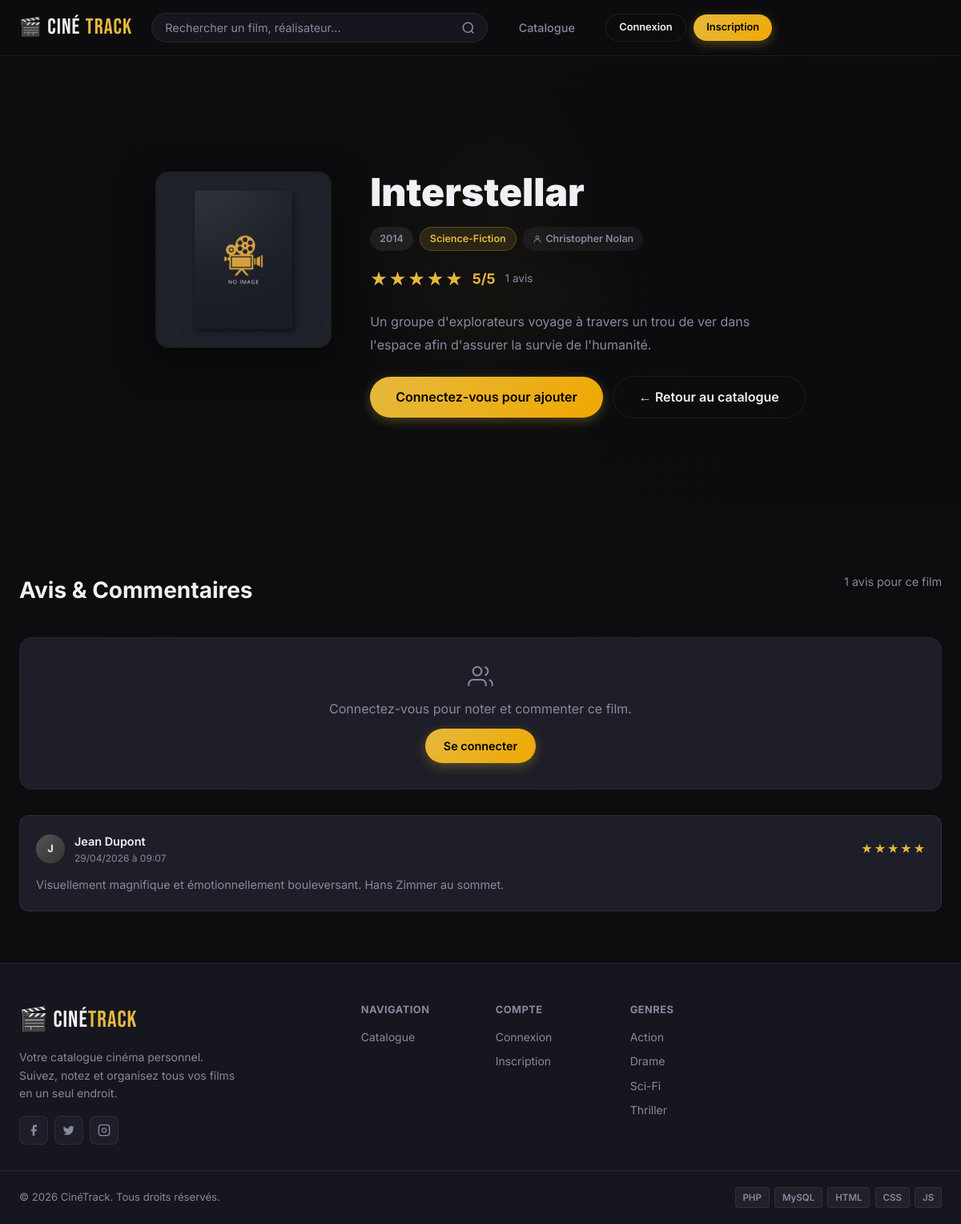
Page /controllers/FilmController.php?action=detail&id=2 on the committed database.
### tables this page shows
CREATE TABLE IF NOT EXISTS films (
    id INT AUTO_INCREMENT PRIMARY KEY,
    titre VARCHAR(255) NOT NULL,
    genre VARCHAR(100) NOT NULL,
    synopsis TEXT,
    realisateur VARCHAR(150),
    annee INT,
    image VARCHAR(255) DEFAULT 'default.jpg',
    created_at TIMESTAMP DEFAULT CURRENT_TIMESTAMP
);

CREATE TABLE IF NOT EXISTS avis (
    id INT AUTO_INCREMENT PRIMARY KEY,
    utilisateur_id INT NOT NULL,
    film_id INT NOT NULL,
    note TINYINT NOT NULL CHECK (note BETWEEN 1 AND 5),
    commentaire TEXT,
    date_avis TIMESTAMP DEFAULT CURRENT_TIMESTAMP,
    FOREIGN KEY (utilisateur_id) REFERENCES utilisateurs(id) ON DELETE CASCADE,
    FOREIGN KEY (film_id) REFERENCES films(id) ON DELETE CASCADE,
    UNIQUE KEY unique_avis (utilisateur_id, film_id)
);

CREATE TABLE IF NOT EXISTS utilisateurs (
    id INT AUTO_INCREMENT PRIMARY KEY,
    nom VARCHAR(100) NOT NULL,
    email VARCHAR(150) NOT NULL UNIQUE,
    mot_de_passe VARCHAR(255) NOT NULL,
    role ENUM('user', 'admin') DEFAULT 'user',
    created_at TIMESTAMP DEFAULT CURRENT_TIMESTAMP
);

### config/database.php (called while the page is built, shortened)
<?php
class Database {
    private static ?PDO $instance = null;
    public static function getConnection(): PDO {
        if (self::$instance === null) {
            $dsn = "mysql:host=" . DB_HOST . ";dbname=" . DB_NAME . ";charset=" . DB_CHARSET;
            $options = [
                PDO::ATTR_ERRMODE            => PDO::ERRMODE_EXCEPTION,
                PDO::ATTR_DEFAULT_FETCH_MODE => PDO::FETCH_ASSOC,
                PDO::ATTR_EMULATE_PREPARES   => false,
            ];
            try {
                self::$instance = new PDO($dsn, DB_USER, DB_PASS, $options);
            } catch (PDOException $e) {
                die("<div style='color:red;font-family:sans-serif;padding:20px;'>
                    <h3>Erreur de connexion à la base de données</h3>
                    <p>" . $e->getMessage() . "</p>
                    <p>Vérifiez vos paramètres dans config/database.php</p>
                </div>");
            }
        }
        return self::$instance;
    }
}

### models/Film.php (called while the page is built, shortened)
<?php
require_once __DIR__ . '/../config/database.php';
class Film {
    private PDO $db;
    public function __construct() {
        $this->db = Database::getConnection();
    }
    public function getById(int $id): array|false {
        $stmt = $this->db->prepare(
            "SELECT f.*,
                COALESCE(AVG(a.note), 0) AS note_moyenne,
                COUNT(a.id) AS nb_avis
             FROM films f
             LEFT JOIN avis a ON a.film_id = f.id
             WHERE f.id = :id
             GROUP BY f.id"
        );
        $stmt->execute([':id' => $id]);
        return $stmt->fetch();
    }
}

### models/Avis.php (called while the page is built, shortened)
<?php
require_once __DIR__ . '/../config/database.php';
class Avis {
    private PDO $db;
    public function __construct() {
        $this->db = Database::getConnection();
    }
    public function getByFilm(int $filmId): array {
        $stmt = $this->db->prepare(
            "SELECT a.*, u.nom AS auteur
             FROM avis a
             JOIN utilisateurs u ON u.id = a.utilisateur_id
             WHERE a.film_id = :fid
             ORDER BY a.date_avis DESC"
        );
        $stmt->execute([':fid' => $filmId]);
        return $stmt->fetchAll();
    }
}

### views/films/detail.php (the view, shortened to what this page needs)
<?php
include __DIR__ . '/../layouts/header.php';
$noteMoyenne = round($film['note_moyenne'], 1);
$etoilesFull = floor($noteMoyenne);
?>
<section class="film-hero">
    <div class="film-hero__bg" style="background-image: url('<?= BASE_URL ?>/assets/img/<?= htmlspecialchars($film['image']) ?>')"></div>
    <div class="film-hero__bg-overlay"></div>
    <div class="container film-hero__inner">
        <div class="film-hero__poster-wrap">
            <img
                class="film-hero__poster"
                src="<?= BASE_URL ?>/assets/img/<?= htmlspecialchars($film['image']) ?>"
                alt="<?= htmlspecialchars($film['titre']) ?>"
                onerror="this.src='<?= BASE_URL ?>/assets/img/default.jpg'"
            >
        </div>
        <div class="film-hero__info">
            <h1 class="film-hero__title"><?= htmlspecialchars($film['titre']) ?></h1>
            <div class="film-hero__meta">
                <span class="badge badge-year"><?= $film['annee'] ?></span>
                <span class="badge badge-genre"><?= htmlspecialchars($film['genre']) ?></span>
                <span class="badge badge-director">
                    <svg xmlns="http://www.w3.org/2000/svg" width="12" height="12" viewBox="0 0 24 24" fill="none" stroke="currentColor" stroke-width="2"><circle cx="12" cy="8" r="4"/><path d="M20 21a8 8 0 1 0-16 0"/></svg>
                    <?= htmlspecialchars($film['realisateur']) ?>
                </span>
            </div>
            <div class="film-hero__rating">
                <div class="stars-row">
                    <?php for ($i = 1; $i <= 5; $i++): ?>
                        <span class="star star--lg <?= $i <= $etoilesFull ? 'star--filled' : '' ?>">★</span>
                    <?php endfor; ?>
                </div>
                <span class="rating-value"><?= $noteMoyenne ?>/5</span>
                <span class="rating-count"><?= $film['nb_avis'] ?> avis</span>
            </div>
            <p class="film-hero__synopsis"><?= nl2br(htmlspecialchars($film['synopsis'])) ?></p>
            <div class="film-hero__actions">
                <?php if (isset($_SESSION['user_id'])): ?>
                    <?php if ($watchlistInfo): ?>
                        <div class="watchlist-actions">
                            <span class="btn btn-success btn-sm">
                                <svg xmlns="http://www.w3.org/2000/svg" width="14" height="14" viewBox="0 0 24 24" fill="none" stroke="currentColor" stroke-width="2"><path d="M20 6 9 17l-5-5"/></svg>
                                Dans ma Watchlist
                            </span>
                            <?php if ($watchlistInfo['statut'] === 'a_voir'): ?>
                                <a href="<?= BASE_URL ?>/controllers/WishlistController.php?action=updateStatut&film_id=<?= $film['id'] ?>&statut=vu" class="btn btn-outline btn-sm">
                                    Marquer comme Vu
                                </a>
                            <?php else: ?>
                                <span class="badge badge-vu">✅ Film vu</span>
                                <a href="<?= BASE_URL ?>/controllers/WishlistController.php?action=updateStatut&film_id=<?= $film['id'] ?>&statut=a_voir" class="btn btn-outline btn-sm">
                                    Remettre en À voir
                                </a>
                            <?php endif; ?>
                            <a href="<?= BASE_URL ?>/controllers/WishlistController.php?action=remove&film_id=<?= $film['id'] ?>" class="btn btn-danger btn-sm" onclick="return confirm('Retirer ce film de la watchlist ?')">
                                Retirer
                            </a>
                        </div>
                    <?php else: ?>
                        <a href="<?= BASE_URL ?>/controllers/WishlistController.php?action=add&film_id=<?= $film['id'] ?>" class="btn btn-gold btn-lg">
                            <svg xmlns="http://www.w3.org/2000/svg" width="16" height="16" viewBox="0 0 24 24" fill="none" stroke="currentColor" stroke-width="2"><path d="M12 5v14M5 12h14"/></svg>
                            Ajouter à ma Watchlist
                        </a>
                    <?php endif; ?>
                <?php else: ?>
                    <a href="<?= BASE_URL ?>/controllers/AuthController.php?action=login" class="btn btn-gold btn-lg">
                        Connectez-vous pour ajouter
                    </a>
                <?php endif; ?>
                <a href="<?= BASE_URL ?>/controllers/FilmController.php?action=index" class="btn btn-outline btn-lg">
                    ← Retour au catalogue
                </a>
            </div>
        </div>
    </div>
</section>
<section class="section">
    <div class="container">
        <div class="section__header">
            <h2 class="section__title">Avis & Commentaires</h2>
            <span class="section__subtitle"><?= count($avis) ?> avis pour ce film</span>
        </div>
        <?php if (isset($_SESSION['user_id'])): ?>
            <div class="review-form-card">
                <h3 class="review-form-card__title">
                    <?= $userAvis ? 'Modifier mon avis' : 'Laisser un avis' ?>
                </h3>
                <form action="<?= BASE_URL ?>/controllers/AvisController.php?action=submit" method="POST" class="review-form">
                    <input type="hidden" name="film_id" value="<?= $film['id'] ?>">
                    <div class="form-group">
                        <label class="form-label">Votre note</label>
                        <div class="star-picker" id="star-picker">
                            <?php for ($i = 1; $i <= 5; $i++): ?>
                                <input type="radio" name="note" id="star<?= $i ?>" value="<?= $i ?>"
                                    <?= ($userAvis && $userAvis['note'] == $i) ? 'checked' : '' ?>>
                                <label for="star<?= $i ?>" title="<?= $i ?> étoile<?= $i > 1 ? 's' : '' ?>">★</label>
                            <?php endfor; ?>
                        </div>
                    </div>
                    <div class="form-group">
                        <label class="form-label" for="commentaire">Votre commentaire (optionnel)</label>
                        <textarea
                            id="commentaire"
                            name="commentaire"
                            class="form-textarea"
                            rows="4"
                            placeholder="Partagez votre avis sur ce film..."
                        ><?= $userAvis ? htmlspecialchars($userAvis['commentaire']) : '' ?></textarea>
                    </div>
                    <div class="review-form__actions">
                        <button type="submit" class="btn btn-gold">
                            <?= $userAvis ? 'Mettre à jour' : 'Publier mon avis' ?>
                        </button>
                        <?php if ($userAvis): ?>
                            <a href="<?= BASE_URL ?>/controllers/AvisController.php?action=delete&id=<?= $userAvis['id'] ?>&film_id=<?= $film['id'] ?>"
                               class="btn btn-danger btn-sm"
                               onclick="return confirm('Supprimer votre avis ?')">
                                Supprimer mon avis
                            </a>
                        <?php endif; ?>
                    </div>
                </form>
            </div>
        <?php else: ?>
            <div class="login-prompt">
                <svg xmlns="http://www.w3.org/2000/svg" width="32" height="32" viewBox="0 0 24 24" fill="none" stroke="currentColor" stroke-width="1.5"><path d="M17 21v-2a4 4 0 0 0-4-4H5a4 4 0 0 0-4 4v2"/><circle cx="9" cy="7" r="4"/><path d="M23 21v-2a4 4 0 0 0-3-3.87"/><path d="M16 3.13a4 4 0 0 1 0 7.75"/></svg>
                <p>Connectez-vous pour noter et commenter ce film.</p>
                <a href="<?= BASE_URL ?>/controllers/AuthController.php?action=login" class="btn btn-gold">Se connecter</a>
            </div>
        <?php endif; ?>
        <div class="reviews-list">
            <?php if (empty($avis)): ?>
                <div class="empty-state">
                    <div class="empty-state__icon">💬</div>
                    <h3>Aucun avis pour l'instant</h3>
                    <p>Soyez le premier à donner votre avis !</p>
                </div>
            <?php else: ?>
                <?php foreach ($avis as $av): ?>
                    <div class="review-card">
                        <div class="review-card__header">
                            <div class="review-card__author">
                                <div class="review-card__avatar">
                                    <?= strtoupper(mb_substr($av['auteur'], 0, 1)) ?>
                                </div>
                                <div>
                                    <div class="review-card__name"><?= htmlspecialchars($av['auteur']) ?></div>
                                    <div class="review-card__date"><?= date('d/m/Y à H:i', strtotime($av['date_avis'])) ?></div>
                                </div>
                            </div>
                            <div class="stars-row">
                                <?php for ($i = 1; $i <= 5; $i++): ?>
                                    <span class="star <?= $i <= $av['note'] ? 'star--filled' : '' ?>">★</span>
                                <?php endfor; ?>
                            </div>
                        </div>
                        <?php if (!empty($av['commentaire'])): ?>
                            <p class="review-card__text"><?= nl2br(htmlspecialchars($av['commentaire'])) ?></p>
                        <?php endif; ?>
                    </div>
                <?php endforeach; ?>
            <?php endif; ?>
        </div>
    </div>
</section>
<?php include __DIR__ . '/../layouts/footer.php'; ?>

### rows in the picture
films: image (placeholder picture), titre "Interstellar", annee "2014", genre "Science-Fiction", realisateur "Christopher Nolan", synopsis "Un groupe d'explorateurs voyage à travers un trou de ver dans l'espace afin d'assurer la survie de l'humanité."
avis: utilisateur.nom "J", utilisateur.nom "Jean Dupont", date_avis "29/04/2026 à 09:07", commentaire "Visuellement magnifique et émotionnellement bouleversant. Hans Zimmer au sommet."

### other values in the picture
$noteMoyenne "5"
$film['nb_avis'] "1"
count($avis) "1"
